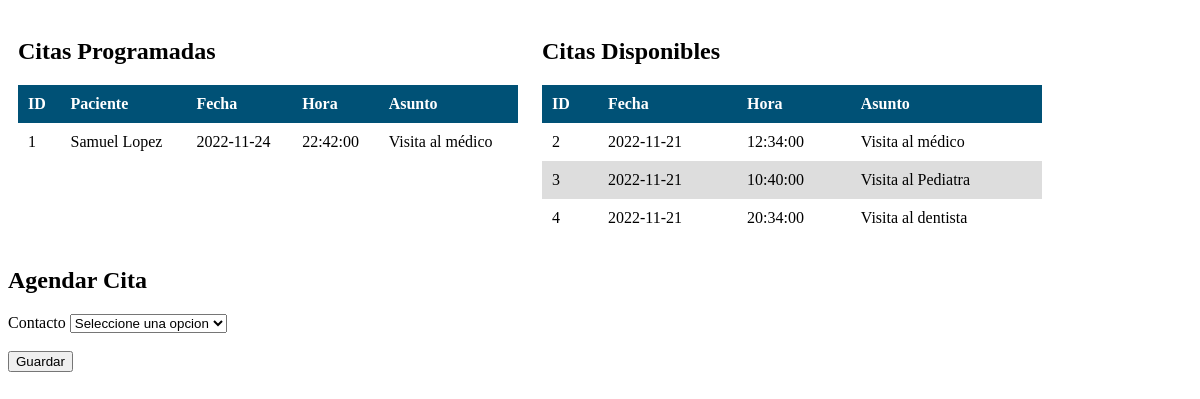
/practica6/agendarCita.php, run on the app's committed database.
### tables this page shows
CREATE TABLE `contacto` (
  `id` int(11) NOT NULL,
  `nombre_apellido` varchar(255) NOT NULL,
  `genero` varchar(6) NOT NULL,
  `telefono` varchar(75) NOT NULL,
  `email` varchar(255) NOT NULL,
  `ciudad` varchar(255) NOT NULL,
  `pais` varchar(255) NOT NULL
);

CREATE TABLE `citas` (
  `idcita` int(11) NOT NULL,
  `horacita` time NOT NULL,
  `diacita` date NOT NULL,
  `asuntocita` varchar(255) NOT NULL
);

### practica6/agendarCita.php (the view, shortened to what this page needs)
<?php
    include("./conexion.php");
    function obtenerCitasOcupadas($db) {
        $sql = 'SELECT p.*,c.* FROM contacto p INNER JOIN citas_contacto cc ON p.id=cc.idcontacto INNER JOIN citas c ON cc.idcita=c.idcita';
        $consulta=$db->query($sql);
        $result = $consulta->fetchAll(PDO::FETCH_ASSOC);
        return $result;
    }
    function obtenerCitasLibres($db){
        $sql = 'SELECT c.* FROM citas c LEFT JOIN citas_contacto cc ON cc.idcita=c.idcita WHERE cc.idcita IS NULL';
        $consulta=$db->query($sql);
        $result = $consulta->fetchAll(PDO::FETCH_ASSOC);
        return $result;
    }
    $citas=obtenerCitasOcupadas($db);
    $citasLibres=obtenerCitasLibres($db);
?>
<!DOCTYPE html>
<html lang="en">
<head>
    <link rel="stylesheet" href="styleAgendar.css">
</head>
<body>
    <div class="tablas">
        <h2>Citas Programadas</h2>
        <table>
            <thead>
                <th>ID</th>
                <th>Paciente</th>
                <th>Fecha</th>
                <th>Hora</th>
                <th>Asunto</th>
            </thead>
            <tbody>
                <?php
                    foreach($citas as $cita) {
                        echo "<tr>";
                        echo '<td>'.$cita["id"].'</td>';
                        echo '<td>'.$cita["nombre_apellido"].'</td>';
                        echo '<td>'.$cita["diacita"].'</td>';
                        echo '<td>'.$cita["horacita"].'</td>';
                        echo '<td>'.$cita["asuntocita"].'</td>';
                        echo "</tr>";
                    }
                ?>
            </tbody>
        </table>
    </div>
    <div class="tablas">
        <h2>Citas Disponibles</h2>
        <table>
            <thead>
                <th>ID</th>
                <th>Fecha</th>
                <th>Hora</th>
                <th>Asunto</th>
            </thead>
            <tbody id="citas">
                <?php
                    foreach($citasLibres as $cita) {
                        echo '<tr class="fila_cita">';
                        echo '<td>'.$cita["idcita"].'</td>';
                        echo '<td>'.$cita["diacita"].'</td>';
                        echo '<td>'.$cita["horacita"].'</td>';
                        echo '<td>'.$cita["asuntocita"].'</td>';
                        echo "</tr>";
                    }
                ?>
            </tbody>
        </table>
    </div>
    <form action="" method="post">
        <div>
            <h2>Agendar Cita</h2>
        </div>
        <label for="idcontacto">Contacto</label>
        <select name="idcontacto" id="idcontacto">
            <option>Seleccione una opcion</option>
        </select>
        <br>
        <button type="submit">Guardar</button>
    </form>
</body>
</html>

### practica6/styleAgendar.css (style rules this page uses)
body { font-family: Cambria, Cochin, Georgia, Times, 'Times New Roman', serif; }
.tablas { display:inline-block; padding: 10px; width:500px; }
table { background-color: white; width:100%; border-collapse: collapse; text-align: left; }
th,td { padding: 10px; }
thead { background-color: #005176; color: #fff }
tr:nth-child(even) { background-color: #ddd; }

### data on the page
contacto: id "1", nombre_apellido "Samuel Lopez", citas.diacita "2022-11-24", citas.horacita "22:42:00", citas.asuntocita "Visita al médico"
citas: idcita "2", diacita "2022-11-21", horacita "12:34:00", asuntocita "Visita al médico"
citas: idcita "3", diacita "2022-11-21", horacita "10:40:00", asuntocita "Visita al Pediatra"
citas: idcita "4", diacita "2022-11-21", horacita "20:34:00", asuntocita "Visita al dentista"
